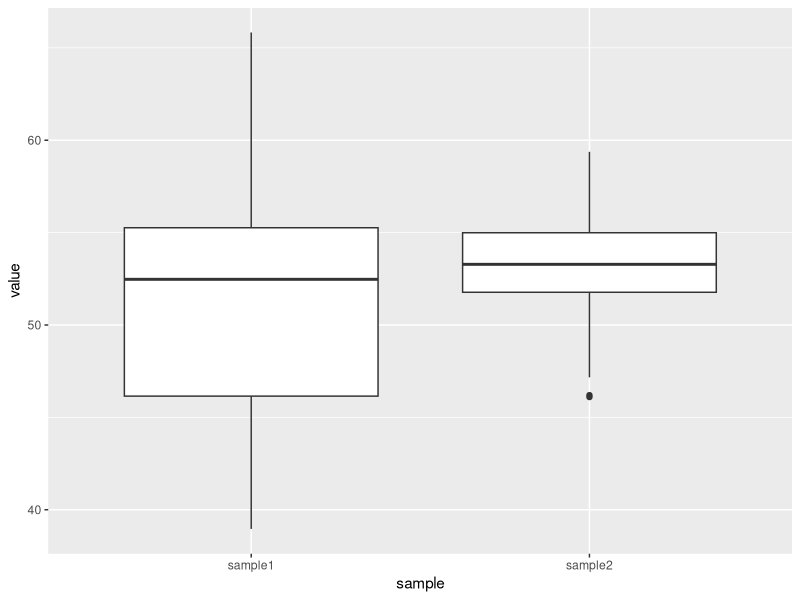
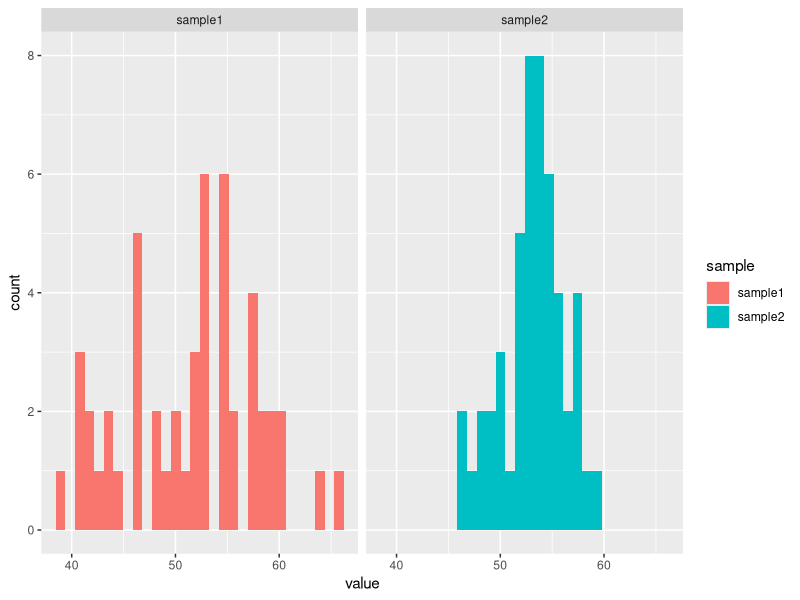

These figures' R source, in order: (Note: this script raises an error after producing the figures.)
## ---- chunk 1
library(tidyverse)

sample1<-data.frame(sample1=rnorm(50, mean=51.7, sd=6))
sample2<-data.frame(sample2=rnorm(50, mean=53.4, sd=3))

sample<-bind_cols(sample1,sample2) #Combine the two variables
## ---- chunk 2
sample_long<-sample %>% gather(key="sample",value="value")
ggplot(sample_long,aes(y=value,x=sample)) + geom_boxplot() 
ggplot(sample_long,aes(x=value, fill=sample)) + 
  geom_histogram() + 
  facet_wrap(~sample)
## ---- chunk 3
t.test(sample1, sample2, var.equal=TRUE) 
t.test(sample1, sample2, var.equal=FALSE) 
## ---- chunk 4
sample2<-data.frame(sample2=rnorm(50, mean=53.4, sd=50))
t.test(sample1, sample2, var.equal=FALSE)
## ---- chunk 5
sample1<-data.frame(sample1=rnorm(50, mean=51.7, sd=6))
sample2<-data.frame(sample2=rnorm(50, mean=53.4, sd=3))

t.test(sample1, sample2, var.equal=FALSE, alternative="two.sided")
t.test(sample1, sample2, var.equal=FALSE, alternative="greater")
t.test(sample1, sample2, var.equal=FALSE, alternative="less")
## ---- chunk 6
prop1<-data.frame(coin1=rbinom(100, 1 , .5)) #Regular coin
prop2<-data.frame(coin2=rbinom(100, 1 ,.75)) #Altered coin

prop_sample<-bind_cols(prop1,prop2) #Combine the two variables
prop_samplelong<-prop_sample %>% gather(key="coin",value="result") #Reshape the dataset so all values are in one column
## ---- chunk 7
prop_sample.table<-prop_samplelong %>%
  group_by(coin,result) %>%
  summarise(count=n()) %>%
  spread(result,count)
prop_table_matrix<-as.matrix(prop_sample.table) 
prop.test(prop_table_matrix) #Run prop.test on the table
## ---- chunk 8
stream.1990<-c(334, 231, 261, 215, 209, 336, 393, 141, 185, 242, 122, 195, 421, 226)
stream.2010<-c(316, 217, 226, 176, 215, 327, 335, 155, 128, 244, 129, 175, 379, 196)
t.test(stream.1990, stream.2010, paired=TRUE) 
## ---- chunk 9
t.test(stream.1990, stream.2010)
## ---- chunk 10
uga<-c(12.4, 13.9, 14.6, 11.3, 18.1, 15.2, 13.9)
tech<-c(10.7, 11.1, 16.2, 12.5, 10.8, 16.7, 12.7)
## ---- chunk 11
prepolicy<-c(398,413,521,645,513,310)
postpolicy<-c(375,403,410,552,406,308)
